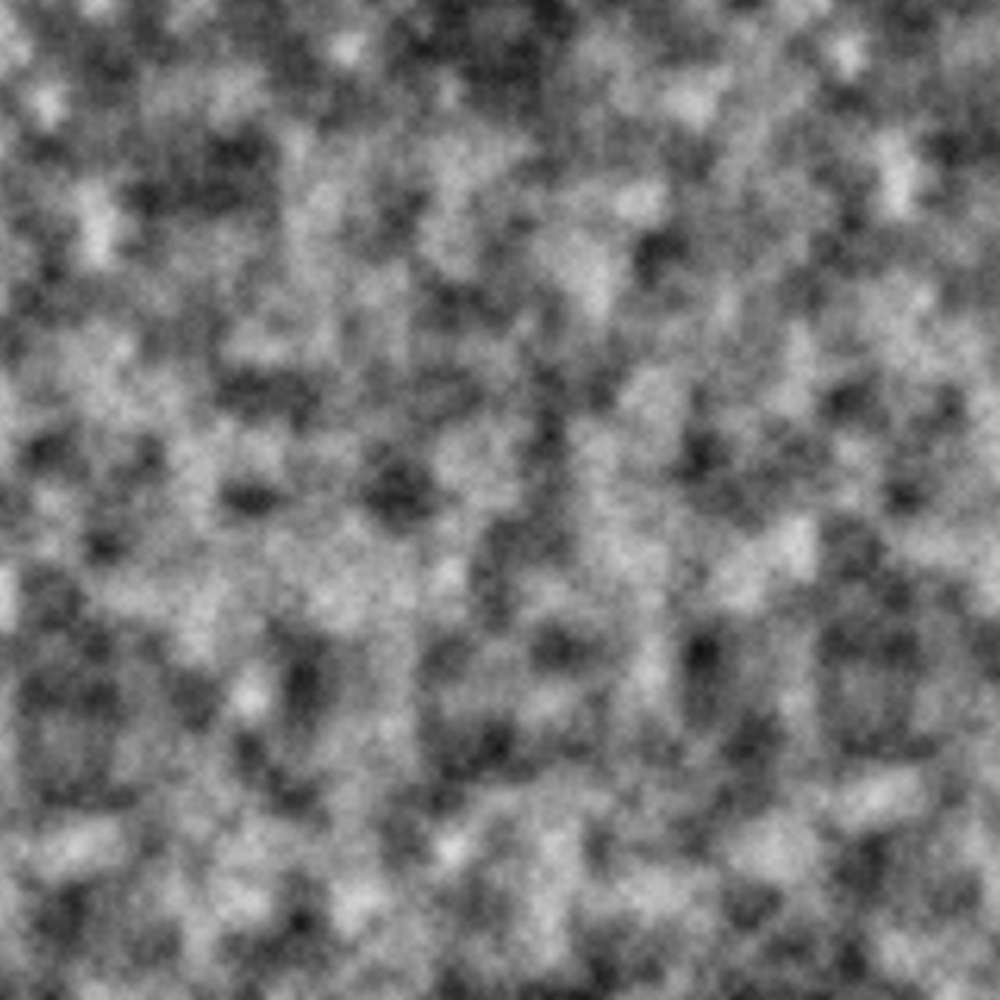
Frame 1 (no input)
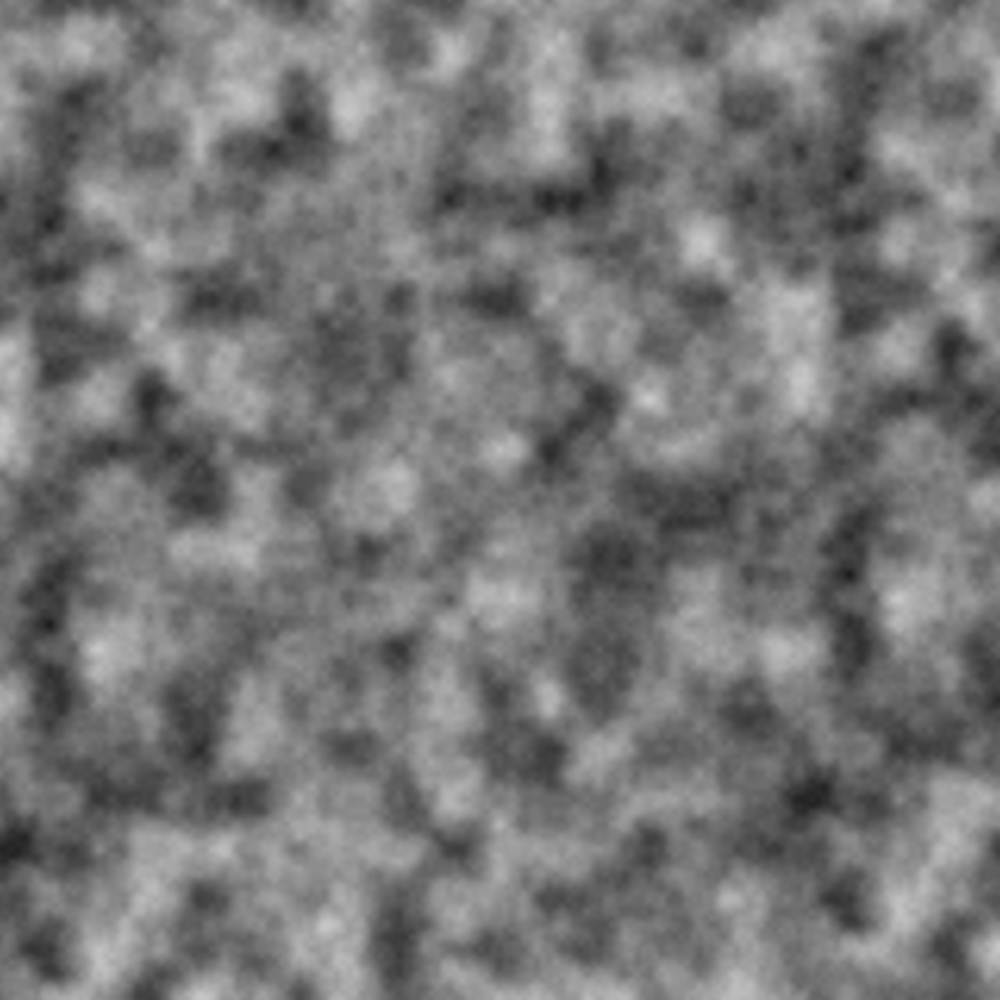
Frame 60 (the mouse pressed at the canvas centre just before this capture)
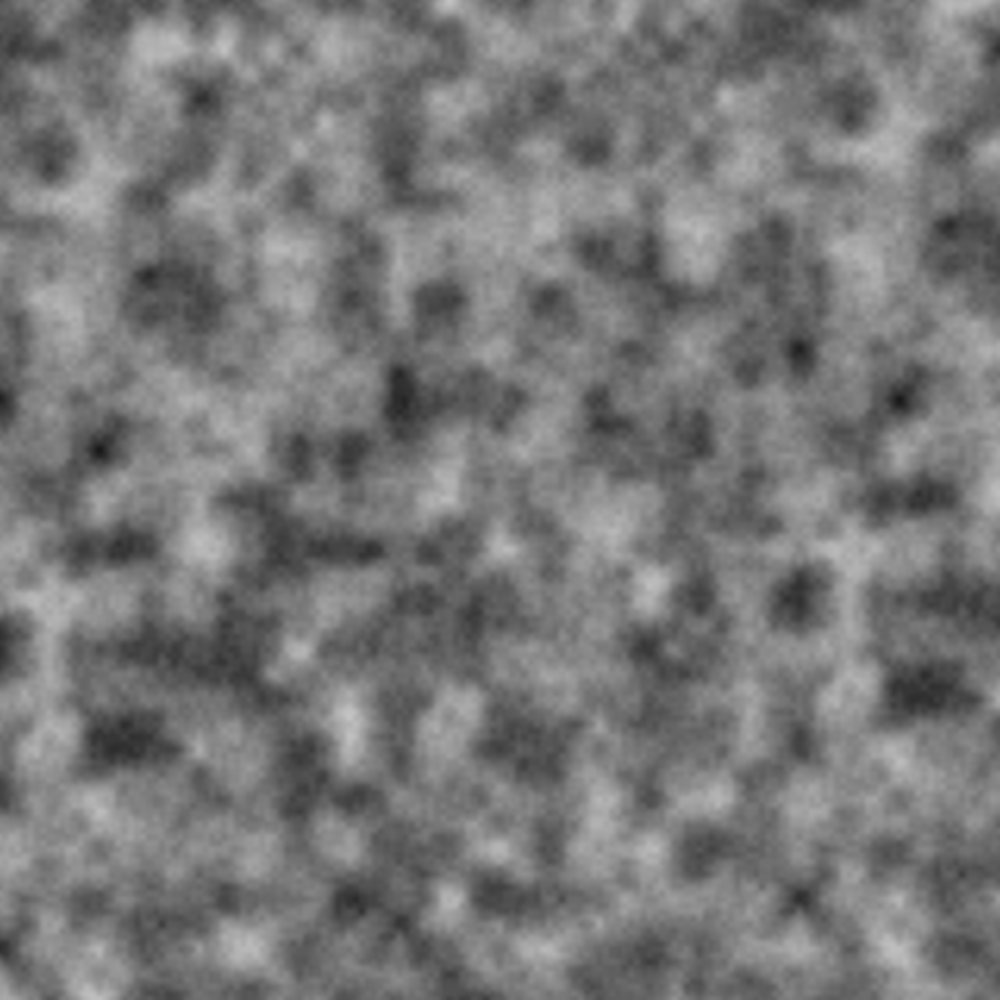
Frame 120 (the mouse held since frame 60 and released just before this capture)

The Processing sketch that drew these frames (run headless with seeded random() and noise(); from frame 60 on, the mouse is pressed at the canvas centre):

// Processing sketch: h_w_1_6
// ── h_w_1_6.pde
float increment = 0.02;
float zincrement = 0.02; 
float zoff = 0.0;

void setup() {
  size(1000,1000);
  frameRate(50);
}

void draw() {
  loadPixels();
  float xoff = 0.0;
  for (int x = 0; x < width; x++) {
    xoff += increment;  
    float yoff = 0.0; 
    for (int y = 0; y < height; y++) {
      yoff += increment;
      
      float bright = noise(xoff,yoff,zoff)*255;
      pixels[x+y*width] = color(bright);
    }
  }
  updatePixels();
  zoff += zincrement; 
}

/*
float increment = 0.02;

void setup() {
  size(640,360);
  noLoop();
}

void draw() {
  background(0);
  
  
  loadPixels();

  float xoff = 0.0; // Start xoff at 0
  
  // For every x,y coordinate in a 2D space, calculate a noise value and produce a brightness value
  for (int x = 0; x < width; x++) {
    xoff += increment;   // Increment xoff 
    float yoff = 0.0;   // For every xoff, start yoff at 0
    for (int y = 0; y < height; y++) {
      yoff += increment; // Increment yoff
      
      // Calculate noise and scale by 255
      float bright = noise(xoff,yoff)*255;

      // Try using this line instead
      //float bright = random(0,255);
      
      // Set each pixel onscreen to a grayscale value
      pixels[x+y*width] = color(bright);
    }
  }
  
  updatePixels();
}
*/
